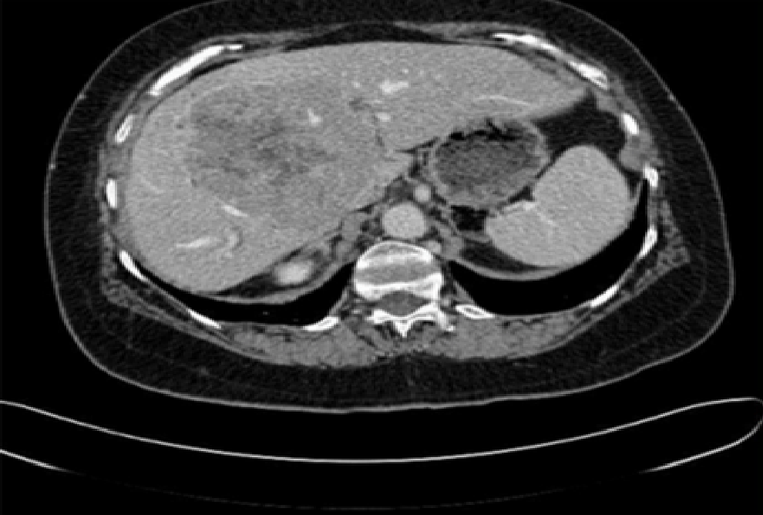
#> input picture Week_3/filter_gaussian.png, 763 x 515 px, shrunk from 990 x 668 before the run
$ jupyter execute exercise_5_student.ipynb
#> lines starting #> are read from the running program, lines starting #| are printed output that depends on the picture
## Filter

Build your own filter by using cv2.filter2D( img ,−1 , kernel)
A arbitraty kernel can be applied on an image.
Therfore you have to create a kernel e.g. with numpy.array.

## Task 1: Create a boxfilter with the size 5X5 and apply it on an image

Don't forget to normalize! use : filter_gaussian.png;

[cell 1]
import cv2
import numpy as np
import matplotlib.pyplot as plt

img = cv2.imread('filter_gaussian.png', 0)
#> img: shape (515, 763); min 0, max 255, mean 55.1

# ── 5x5 Box Filter ────────────────────────────────────────────────
# Each output pixel = average of its 5x5 neighborhood
# Dividing by 25 normalizes the kernel so brightness is preserved
kernel = np.ones((5, 5), np.float32) / 25.0
filtered_img = cv2.filter2D(img, -1, kernel)

# ── Plot ──────────────────────────────────────────────────────────
fig, axes = plt.subplots(1, 2, figsize=(12, 5))
fig.suptitle('5×5 Box Filter', fontsize=13, fontweight='bold')

axes[0].imshow(img, cmap='gray')
axes[0].set_title('Original')
axes[0].axis('off')

axes[1].imshow(filtered_img, cmap='gray')
axes[1].set_title('Box Filter (5×5)')
axes[1].axis('off')

plt.tight_layout()
plt.show()
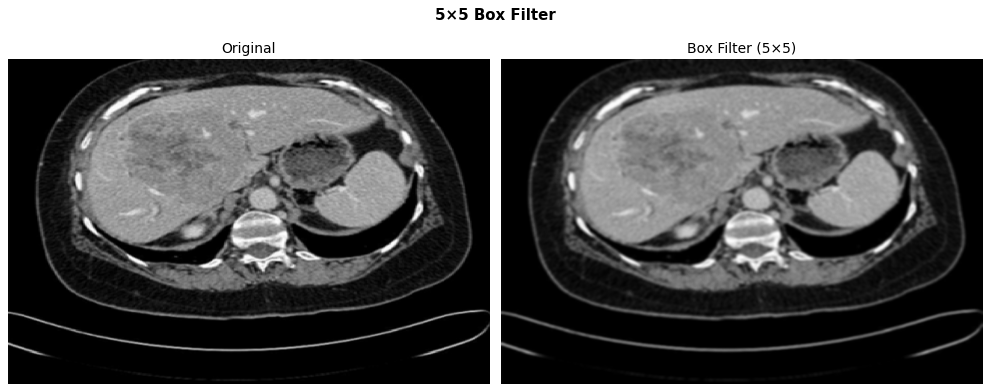
#> figure drawn by matplotlib, 2 panels

# Task 2: Create a gaussianfilter with several sizes 3x3,7x7, 15x15

What happens to an image by using this several sizes.use : filter_gaussian.png; You can use : cv2.GaussianBlur(img,kernelsize,0)

[cell 2]
import cv2
import numpy as np
import matplotlib.pyplot as plt

img = cv2.imread('filter_gaussian.png', 0)
blur_3 = cv2.GaussianBlur(img, (3, 3), 0)
blur_7 = cv2.GaussianBlur(img, (7, 7), 0)
blur_15 = cv2.GaussianBlur(img, (15, 15), 0)
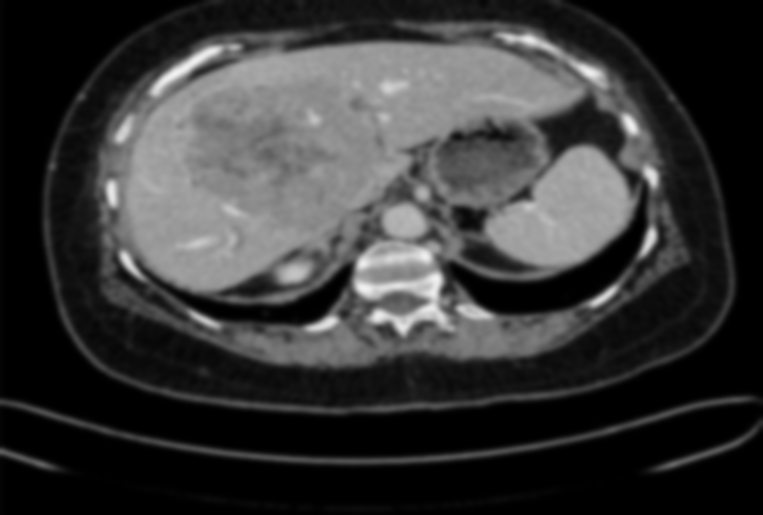
#> blur_15: shape (515, 763); min 0, max 242, mean 55.1

plt.figure(figsize=(12, 8))

plt.subplot(2, 2, 1)
plt.title('Original')
plt.imshow(img, cmap='gray')
plt.axis('off')

plt.subplot(2, 2, 2)
plt.title('Gaussian Blur (3x3)')
plt.imshow(blur_3, cmap='gray')
plt.axis('off')

plt.subplot(2, 2, 3)
plt.title('Gaussian Blur (7x7)')
plt.imshow(blur_7, cmap='gray')
plt.axis('off')

plt.subplot(2, 2, 4)
plt.title('Gaussian Blur (15x15)')
plt.imshow(blur_15, cmap='gray')
plt.axis('off')

plt.tight_layout()
plt.show()
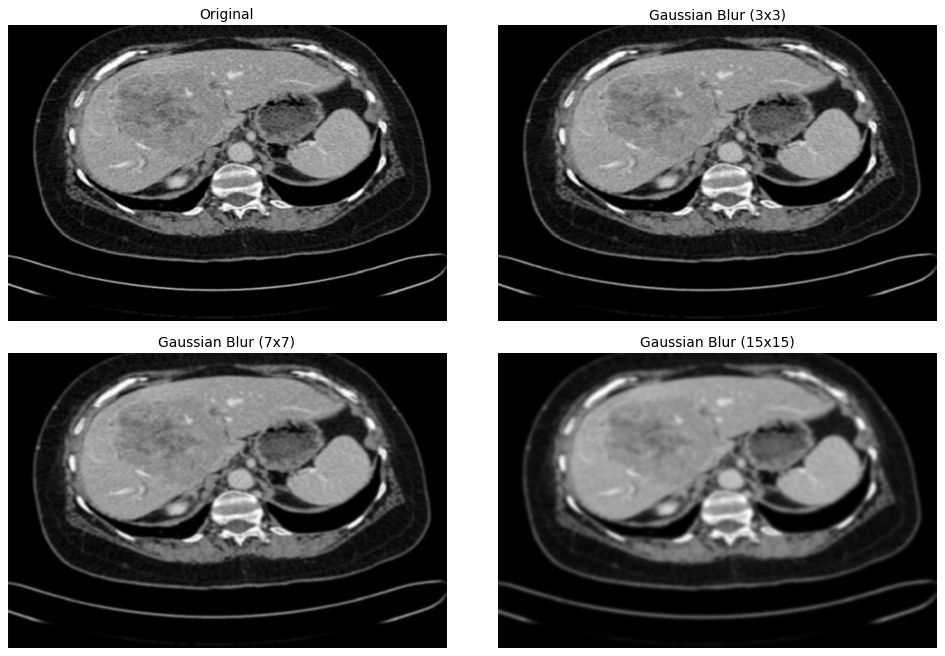
#> figure drawn by matplotlib, 4 panels

## Task 2 — Gaussian Filter

As the kernel size increases, more neighboring pixels are included in the
weighted average — producing a progressively stronger blur:

- **3×3:** subtle smoothing, fine details mostly preserved
- **7×7:** moderate blur, small structures start to disappear
- **15×15:** heavy blur, only large structures remain visible

Unlike the box filter, Gaussian weighting gives more influence to nearby
pixels and less to distant ones — producing a smoother, more natural-looking
result that better matches how optics and biological vision work.

## Task 3: Using a Median filter on a salt and pepper image

Use  cv2.medianBlur(img,kernelsize); Use these images: noisy_multiply; noisy_add;

[cell 3]
import cv2
import numpy as np
import matplotlib.pyplot as plt

# ── Load images ───────────────────────────────────────────────────
img_add  = cv2.imread('saltandpepper_add.png', 0)
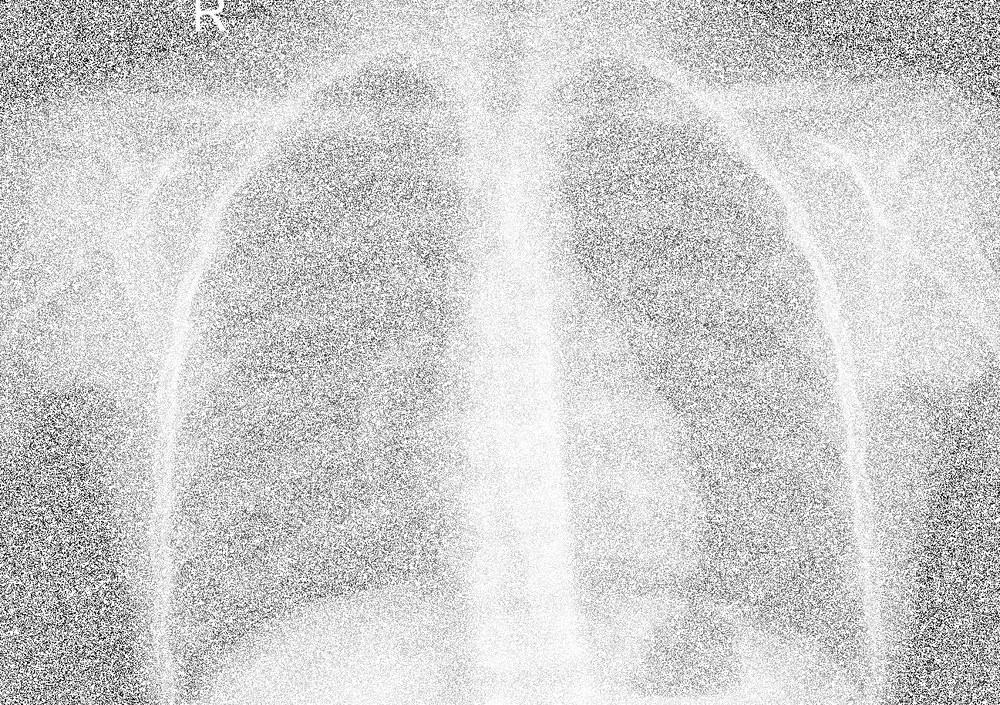
#> input picture Week_3/saltandpepper_add.png, 1000 x 705 px, shrunk from 1297 x 915 before the run
#> img_add is the input picture: shape (705, 1000); min 0, max 255, mean 206
img_mult = cv2.imread('saltandpepper_multiply.png', 0)
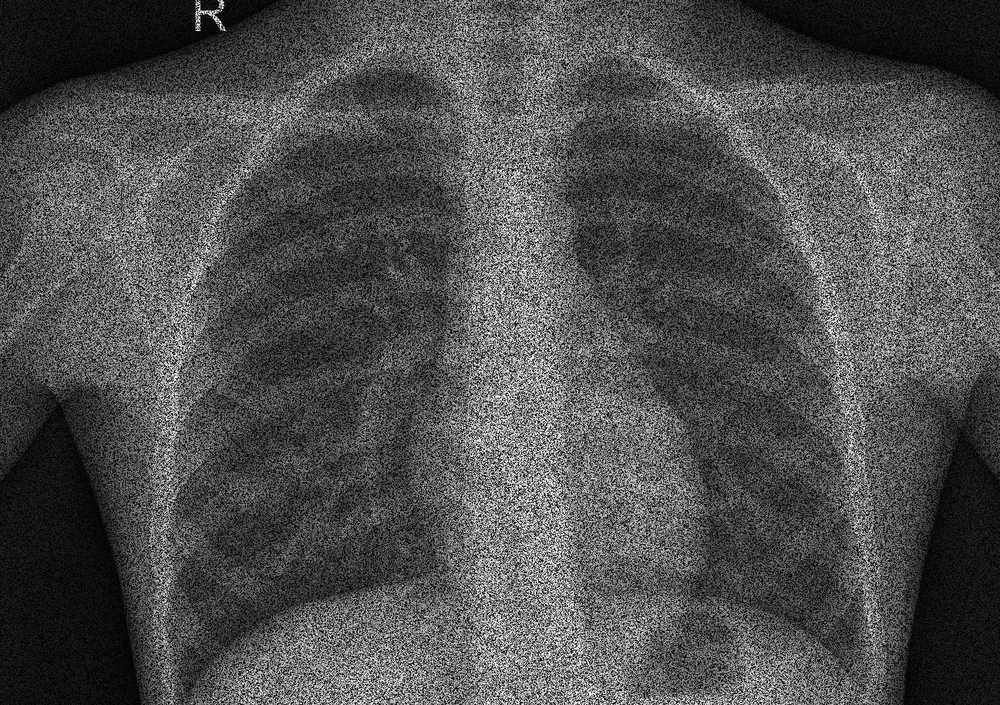
#> input picture Week_3/saltandpepper_multiply.png, 1000 x 705 px, shrunk from 1297 x 915 before the run
#> img_mult is the input picture: shape (705, 1000); min 0, max 255, mean 79

# Check what we loaded
print("Add image - min:", img_add.min(), "max:", img_add.max(), "shape:", img_add.shape)
#| Add image - min: 0 max: 255 shape: (705, 1000)
print("Mult image - min:", img_mult.min(), "max:", img_mult.max(), "shape:", img_mult.shape)
#| Mult image - min: 0 max: 255 shape: (705, 1000)

# ── Apply Median Filter ───────────────────────────────────────────
filtered_add  = cv2.medianBlur(img_add, 5)
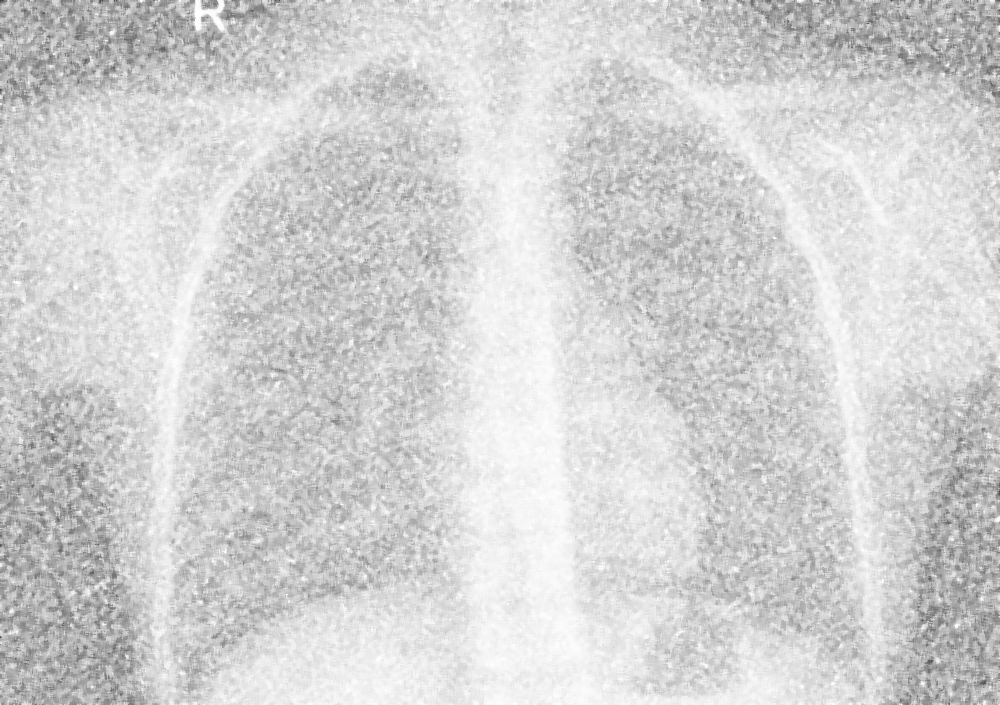
#> filtered_add: shape (705, 1000); min 67, max 255, mean 210.5
filtered_mult = cv2.medianBlur(img_mult, 5)
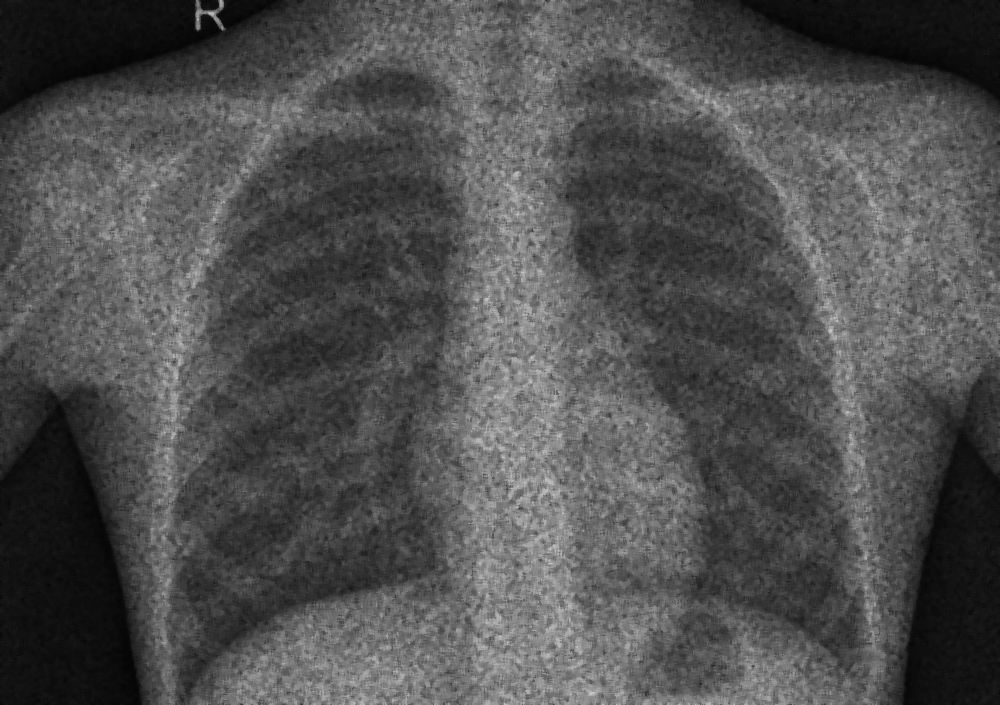
#> filtered_mult: shape (705, 1000); min 4, max 203, mean 79.8

# ── Plot ──────────────────────────────────────────────────────────
fig, axes = plt.subplots(2, 2, figsize=(14, 10))
fig.suptitle('Median Filter on Salt & Pepper Noise', fontsize=13, fontweight='bold')

axes[0, 0].imshow(img_add, cmap='gray', vmin=0, vmax=255)
axes[0, 0].set_title('Salt & Pepper Add (Original)')
axes[0, 0].axis('off')

axes[0, 1].imshow(filtered_add, cmap='gray', vmin=0, vmax=255)
axes[0, 1].set_title('After Median Filter (Add)')
axes[0, 1].axis('off')

axes[1, 0].imshow(img_mult, cmap='gray', vmin=0, vmax=255)
axes[1, 0].set_title('Salt & Pepper Multiply (Original)')
axes[1, 0].axis('off')

axes[1, 1].imshow(filtered_mult, cmap='gray', vmin=0, vmax=255)
axes[1, 1].set_title('After Median Filter (Multiply)')
axes[1, 1].axis('off')

plt.tight_layout()
plt.show()
